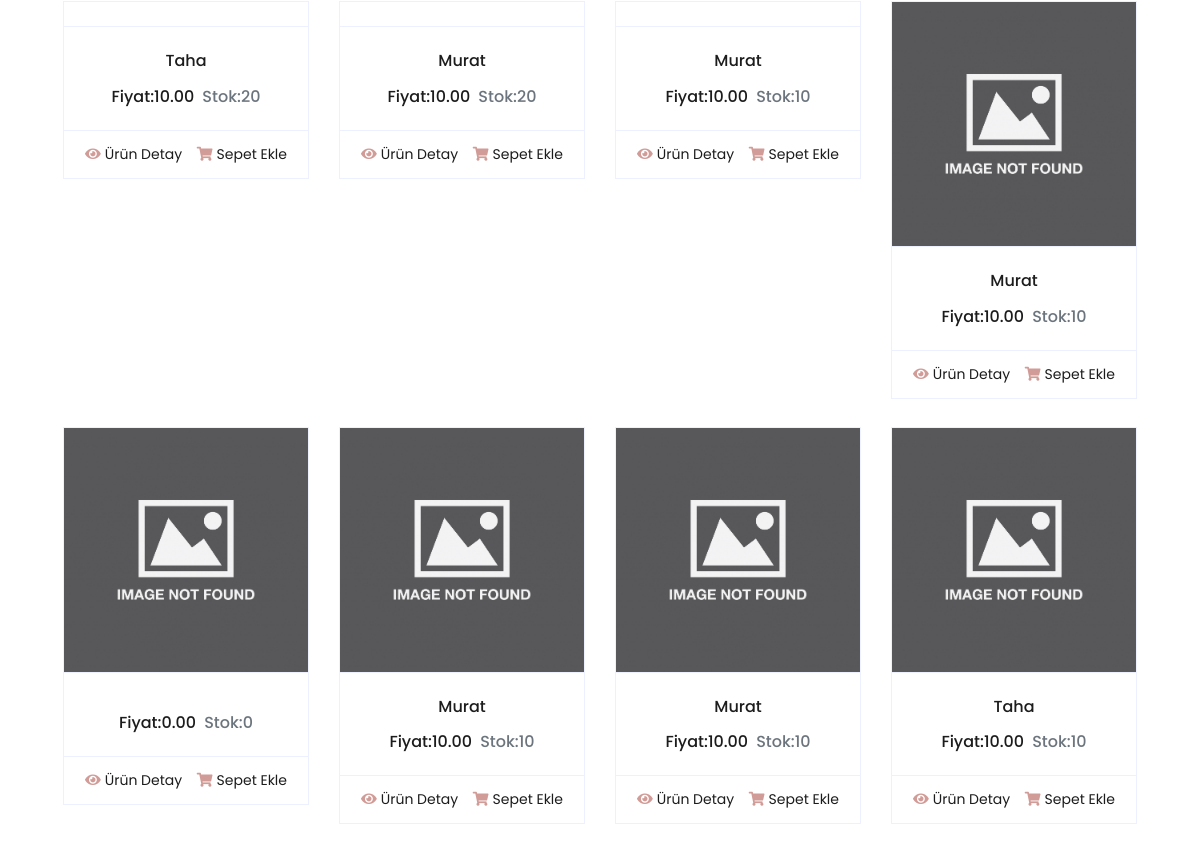
Before: / (middle part) with the older database file.
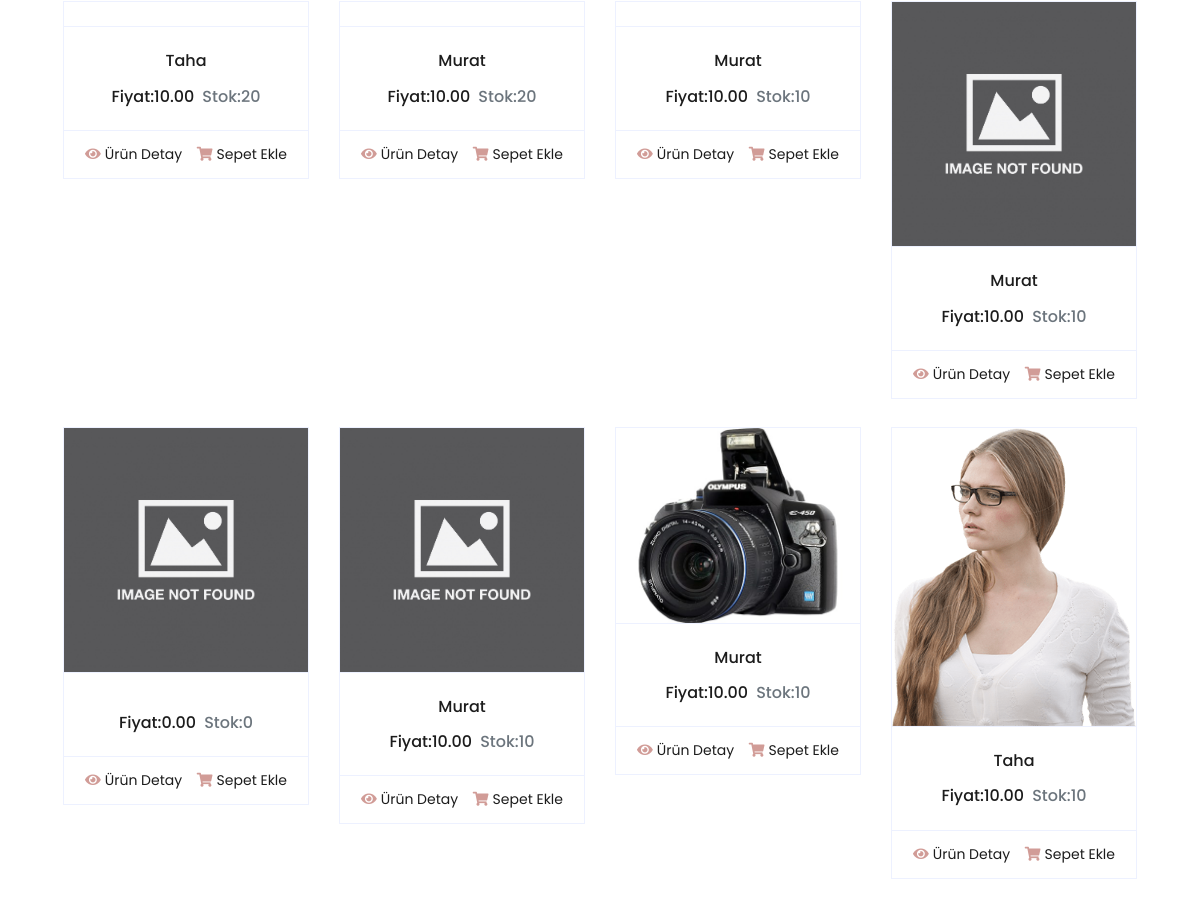
After: the same page with the newer database file.
### tables this page shows
CREATE TABLE `products` (
  `id` int(11) NOT NULL,
  `name` varchar(150) NOT NULL,
  `description` text DEFAULT NULL,
  `price` decimal(10,2) NOT NULL,
  `discount` decimal(11,0) NOT NULL,
  `stock_quantity` int(11) DEFAULT 0,
  `category_id` int(11) DEFAULT NULL,
  `image_url` varchar(255) DEFAULT NULL,
  `created_at` timestamp NOT NULL DEFAULT current_timestamp()
);

### trend.php (the view, shortened to what this page needs)
<?php
require_once("Ayar/Config.php");
$sql="Select * from Products order by id Desc limit 10";
?>
  <div class="container-fluid pt-5">
        <div class="row px-xl-5 pb-3">
        <?php
         $sorgu=mysqli_query($conn,$sql);
         while($row=$sorgu->fetch_assoc())
         {?>
            <div class="col-lg-3 col-md-6 col-sm-12 pb-1">
                <div class="card product-item border-0 mb-4">
                    <div class="card-header product-img position-relative overflow-hidden bg-transparent border p-0">
                        <img class="img-fluid w-100" src="Product_Image/<?php
                        if(!empty($row['image_url']))
                        {
                           echo $row['image_url'];
                        }
                        else
                        {
                            echo "Default.png";
                        }
                        ?>" alt="">
                    </div>
                    <div class="card-body border-left border-right text-center p-0 pt-4 pb-3">
                        <h6 class="text-truncate mb-3"><?php echo $row['name'];?></h6>
                        <div class="d-flex justify-content-center">
                            <h6>Fiyat:<?php echo $row['price'];?></h6><h6 class="text-muted ml-2">Stok:<?php echo $row['stock_quantity'];?></h6>
                        </div>
                    </div>
                    <div class="card-footer d-flex justify-content-between bg-light border">
                        <a href="detail.php?id=<?php echo $row['id'];?>" class="btn btn-sm text-dark p-0"><i class="fas fa-eye text-primary mr-1"></i>Ürün Detay</a>
                        <a href=""  data-id="<?php echo $row['id'];?>" class="sepet btn btn-sm text-dark p-0"><i class="fas fa-shopping-cart text-primary mr-1"></i>Sepet Ekle</a>
                    </div>
                </div>
            </div>
            <?php
               }
          ?>
        </div>
    </div>

### index.php (shortened to what this page needs)
<!DOCTYPE html>
<html lang="en">
<head>
    <link href="https://cdnjs.cloudflare.com/ajax/libs/font-awesome/5.10.0/css/all.min.css" rel="stylesheet">
    <link href="lib/owlcarousel/assets/owl.carousel.min.css" rel="stylesheet">
    <link href="css/style.css" rel="stylesheet">
</head>
<body>
      <?php require_once("trend.php");?>
</body>
</html>

Changed rows visible on the page:
changed products (number 7 of 8 on the later page): image_url: picture added in place of a placeholder
changed products (number 8 of 8 on the later page): image_url: picture added in place of a placeholder
